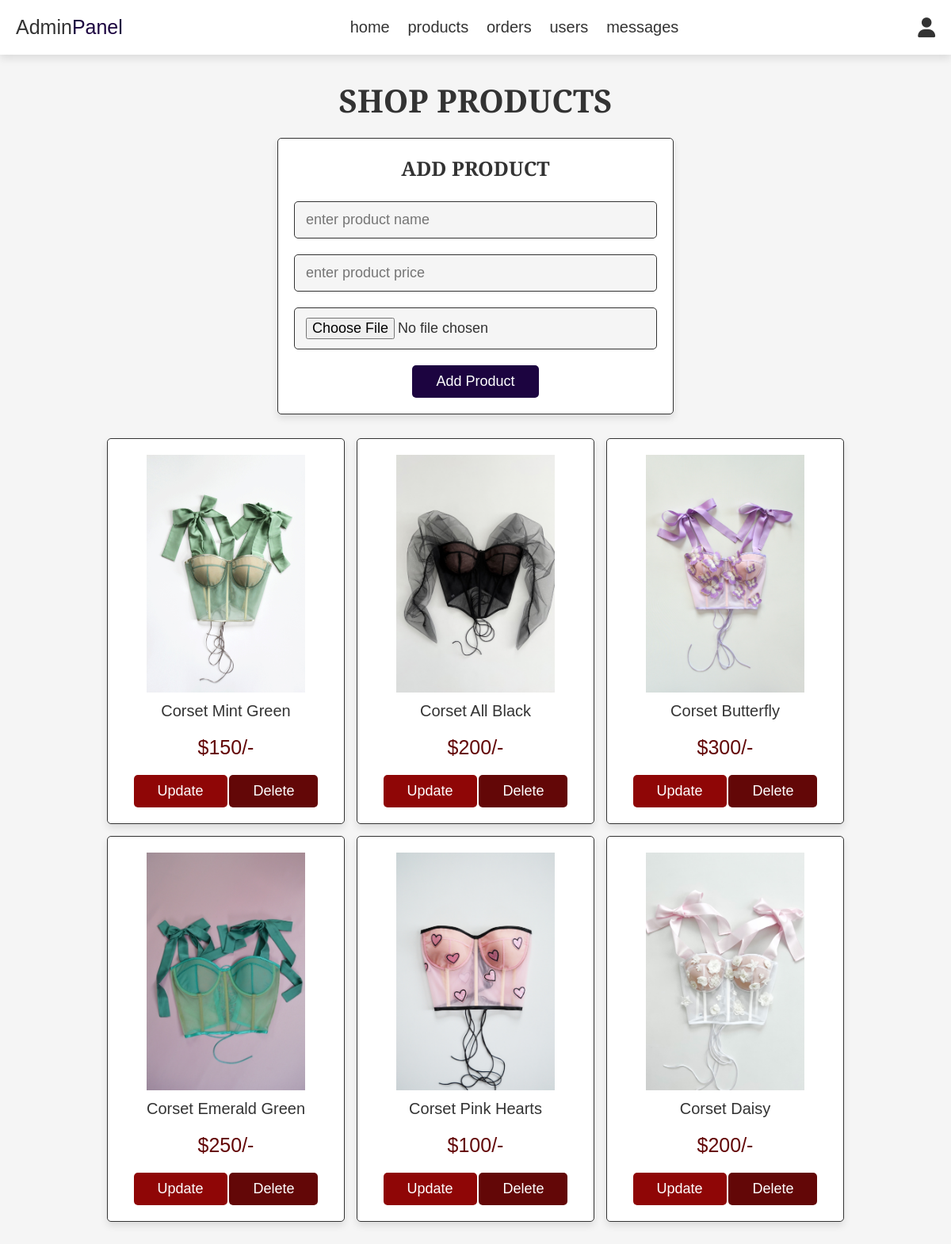
The page /Proiect_MagazinOnline/admin_products.php (signed in) on the database its author committed.
### tables this page shows
CREATE TABLE `products` (
  `id` int(100) NOT NULL,
  `name` varchar(100) NOT NULL,
  `price` int(100) NOT NULL,
  `image` varchar(100) NOT NULL
);

### Proiect_MagazinOnline/admin_products.php (the view, shortened to what this page needs)
<?php
include 'config.php';
?>
<!DOCTYPE html>
<html lang="en">
<head>
   <link rel="stylesheet" href="https://cdnjs.cloudflare.com/ajax/libs/font-awesome/6.0.0/css/all.min.css">
   <link rel="stylesheet" href="css/admin_style.css">
</head>
<body>
<?php include 'admin_header.php'; ?>
<section class="add-products">
   <h1 class="title">shop products</h1>
   <form action="" method="post" enctype="multipart/form-data">
      <h3>add product</h3>
      <input type="text" name="name" class="box" placeholder="enter product name" required>
      <input type="number" min="0" name="price" class="box" placeholder="enter product price" required>
      <input type="file" name="image" accept="image/jpg, image/jpeg, image/png" class="box" required>
      <input type="submit" value="add product" name="add_product" class="btn">
   </form>
</section>
<section class="show-products">
   <div class="box-container">
      <?php
         $select_products = mysqli_query($conn, "SELECT * FROM `products`") or die('query failed');
         if(mysqli_num_rows($select_products) > 0){
            while($fetch_products = mysqli_fetch_assoc($select_products)){
      ?>
      <div class="box">
         <img src="uploaded_img/<?php echo $fetch_products['image']; ?>" alt="">
         <div class="name"><?php echo $fetch_products['name']; ?></div>
         <div class="price">$<?php echo $fetch_products['price']; ?>/-</div>
         <a href="admin_products.php?update=<?php echo $fetch_products['id']; ?>" class="option-btn">update</a>
         <a href="admin_products.php?delete=<?php echo $fetch_products['id']; ?>" class="delete-btn" onclick="return confirm('delete this product?');">delete</a>
      </div>
      <?php
         }
      }else{
         echo '<p class="empty">no products added yet!</p>';
      }
      ?>
   </div>
</section>
</body>
</html>

### Proiect_MagazinOnline/admin_header.php (shortened to what this page needs)
<header class="header">
   <div class="flex">
      <a href="admin_page.php" class="logo">Admin<span>Panel</span></a>
      <nav class="navbar">
         <a href="admin_page.php">home</a>
         <a href="admin_products.php">products</a>
         <a href="admin_orders.php">orders</a>
         <a href="admin_users.php">users</a>
         <a href="admin_contacts.php">messages</a>
      </nav>
      <div class="icons">
         <div id="user-btn" class="fas fa-user"></div>
      </div>
   </div>
</header>

### Proiect_MagazinOnline/css/admin_style.css (style rules this page uses)
:root { --purple:#1c0440; --red:#630707; --orange:#8f0606; --black:#333; --white:#fff; --light-color:#666; --light-white:#ccc; --light-bg:#f5f5f5; --border:.1rem solid var(--black); --box-shadow:0 .5rem 1rem rgba(0,0,0,.1); }
* { font-family: 'Hedvig Letters Serif', sans-serif; margin:0; padding:0; box-sizing: border-box; outline: none; border:none; text-decoration: none; transition:all .2s linear; }
html { font-size: 62.5%; overflow-x: hidden; }
body { background-color: var(--light-bg); }
section { padding:3rem 2rem; }
.title { text-align: center; margin-bottom: 2rem; text-transform: uppercase; color:var(--black); font-size: 4rem; }
.btn, .option-btn, .delete-btn, .white-btn { display: inline-block; margin-top: 1rem; padding:1rem 3rem; cursor: pointer; color:var(--white); font-size: 1.8rem; border-radius: .5rem; text-transform: capitalize; }
.white-btn, .btn { background-color: var(--purple); }
.option-btn { background-color: var(--orange); }
.delete-btn { background-color: var(--red); }
.header { position: sticky; top:0; left:0; right:0; z-index: 1000; background-color: var(--white); box-shadow: var(--box-shadow); }
.header .flex { display: flex; align-items: center; padding:2rem; justify-content: space-between; position: relative; max-width: 1200px; margin:0 auto; }
.header .flex .logo { font-size: 2.5rem; color:var(--black); }
.header .flex .logo span { color:var(--purple); }
.header .flex .navbar a { margin:0 1rem; font-size: 2rem; color:var(--black); }
.header .flex .icons div { margin-left: 1.5rem; font-size: 2.5rem; cursor: pointer; color:var(--black); }
.box-container { width: 100%; border-collapse: collapse; margin-top: 20px; }
h3, p { margin: 0; font-size: 24px; }
.add-products form { background-color: var(--white); border-radius: .5rem; padding:2rem; text-align: center; box-shadow: var(--box-shadow); border:var(--border); max-width: 50rem; margin:0 auto; }
.add-products form h3 { font-size: 2.5rem; text-transform: uppercase; color:var(--black); margin-bottom: 1.5rem; }
.add-products form .box { width: 100%; background-color: var(--light-bg); border-radius: .5rem; margin:1rem 0; padding:1.2rem 1.4rem; color:var(--black); font-size: 1.8rem; border:var(--border); }
.show-products .box-container { display: grid; grid-template-columns: repeat(auto-fit, 30rem); justify-content: center; gap:1.5rem; max-width: 1200px; margin:0 auto; align-items: flex-start; }
.show-products { padding-top: 0; }
.show-products .box-container .box { text-align: center; padding:2rem; border-radius: .5rem; border:var(--border); box-shadow: var(--box-shadow); background-color: var(--white); }
.show-products .box-container .box img { height: 30rem; }
.show-products .box-container .box .name { padding:1rem 0; font-size: 2rem; color:var(--black); }
.show-products .box-container .box .price { padding:1rem 0; font-size: 2.5rem; color:var(--red); }

### rows shown on the page
products: image (picture), name "Corset Mint Green", price "150"
products: image (picture), name "Corset All Black", price "200"
products: image (picture), name "Corset Butterfly", price "300"
products: image (picture), name "Corset Emerald Green", price "250"
products: image (picture), name "Corset Pink Hearts", price "100"
products: image (picture), name "Corset Daisy", price "200"
